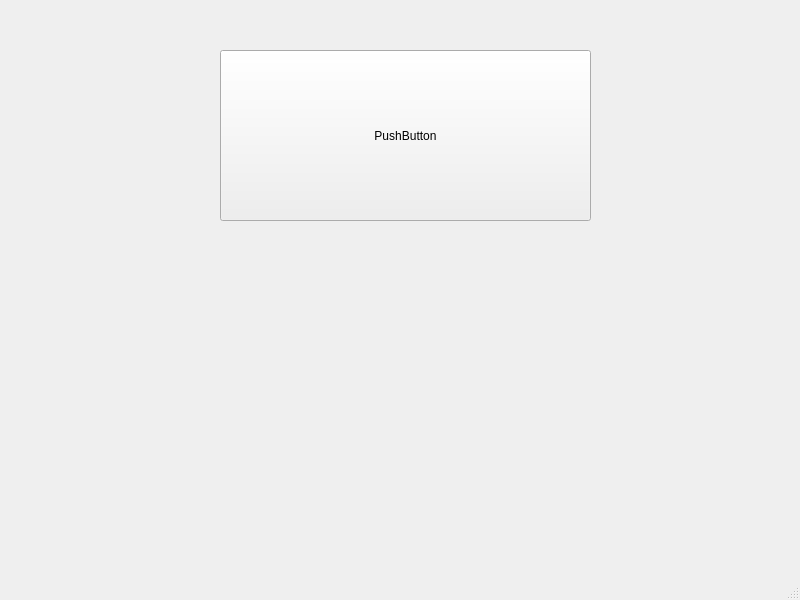
<?xml version="1.0" encoding="UTF-8"?>
<ui version="4.0">
 <class>MainWindow3</class>
 <widget class="QMainWindow" name="MainWindow3">
  <property name="geometry">
   <rect>
    <x>0</x>
    <y>0</y>
    <width>800</width>
    <height>600</height>
   </rect>
  </property>
  <property name="windowTitle">
   <string>MainWindow</string>
  </property>
  <widget class="QWidget" name="centralwidget">
   <widget class="QPushButton" name="pushButton">
    <property name="geometry">
     <rect>
      <x>220</x>
      <y>50</y>
      <width>371</width>
      <height>171</height>
     </rect>
    </property>
    <property name="text">
     <string>PushButton</string>
    </property>
   </widget>
  </widget>
  <widget class="QMenuBar" name="menubar">
   <property name="geometry">
    <rect>
     <x>0</x>
     <y>0</y>
     <width>800</width>
     <height>22</height>
    </rect>
   </property>
  </widget>
  <widget class="QStatusBar" name="statusbar"/>
 </widget>
 <resources/>
 <connections/>
</ui>
